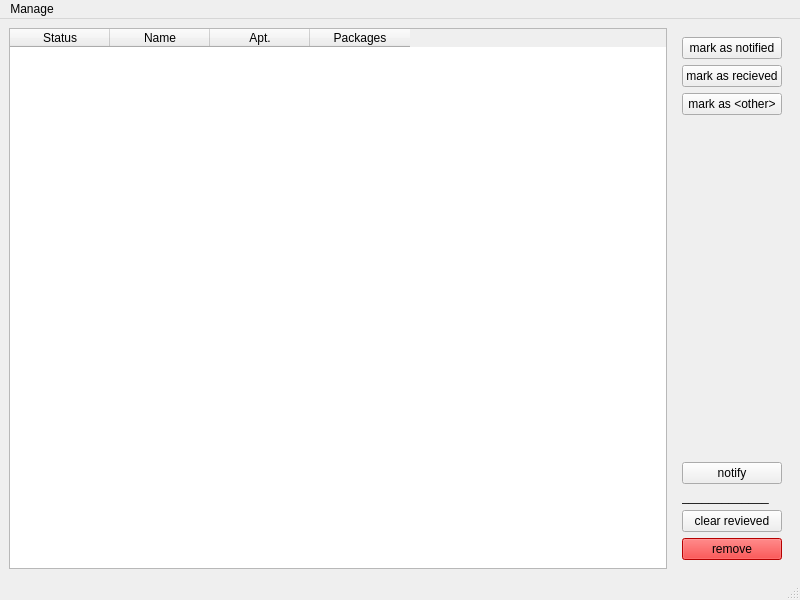
<?xml version="1.0" encoding="UTF-8"?>
<ui version="4.0">
 <class>QueueBrowser</class>
 <widget class="QMainWindow" name="QueueBrowser">
  <property name="geometry">
   <rect>
    <x>0</x>
    <y>0</y>
    <width>800</width>
    <height>600</height>
   </rect>
  </property>
  <property name="windowTitle">
   <string>MainWindow</string>
  </property>
  <widget class="QWidget" name="centralwidget">
   <layout class="QGridLayout" name="gridLayout">
    <item row="0" column="0">
     <widget class="QTableWidget" name="tableWidget">
      <column>
       <property name="text">
        <string>Status</string>
       </property>
      </column>
      <column>
       <property name="text">
        <string>Name</string>
       </property>
      </column>
      <column>
       <property name="text">
        <string>Apt.</string>
       </property>
      </column>
      <column>
       <property name="text">
        <string>Packages</string>
       </property>
      </column>
     </widget>
    </item>
    <item row="0" column="1">
     <widget class="QWidget" name="widget" native="true">
      <layout class="QVBoxLayout" name="verticalLayout">
       <item>
        <widget class="QPushButton" name="pushButton">
         <property name="text">
          <string>mark as notified</string>
         </property>
        </widget>
       </item>
       <item>
        <widget class="QPushButton" name="pushButton_2">
         <property name="text">
          <string>mark as recieved</string>
         </property>
        </widget>
       </item>
       <item>
        <widget class="QPushButton" name="pushButton_5">
         <property name="text">
          <string>mark as &lt;other&gt;</string>
         </property>
        </widget>
       </item>
       <item>
        <spacer name="verticalSpacer">
         <property name="orientation">
          <enum>Qt::Vertical</enum>
         </property>
         <property name="sizeHint" stdset="0">
          <size>
           <width>20</width>
           <height>40</height>
          </size>
         </property>
        </spacer>
       </item>
       <item>
        <widget class="QPushButton" name="pushButton_3">
         <property name="text">
          <string>notify</string>
         </property>
        </widget>
       </item>
       <item>
        <widget class="QLabel" name="label">
         <property name="text">
          <string>_____________</string>
         </property>
        </widget>
       </item>
       <item>
        <widget class="QPushButton" name="pushButton_6">
         <property name="text">
          <string>clear revieved</string>
         </property>
        </widget>
       </item>
       <item>
        <widget class="QPushButton" name="pushButton_4">
         <property name="styleSheet">
          <string notr="true">background:rgb(255, 0, 0)</string>
         </property>
         <property name="text">
          <string>remove</string>
         </property>
        </widget>
       </item>
      </layout>
     </widget>
    </item>
   </layout>
  </widget>
  <widget class="QMenuBar" name="menubar">
   <property name="geometry">
    <rect>
     <x>0</x>
     <y>0</y>
     <width>800</width>
     <height>27</height>
    </rect>
   </property>
   <widget class="QMenu" name="menuManage">
    <property name="title">
     <string>Manage</string>
    </property>
    <addaction name="actionImport"/>
    <addaction name="actionExport"/>
    <addaction name="actionUpadateRecords"/>
   </widget>
   <addaction name="menuManage"/>
  </widget>
  <widget class="QStatusBar" name="statusbar"/>
  <action name="actionImport">
   <property name="text">
    <string>Import</string>
   </property>
  </action>
  <action name="actionExport">
   <property name="text">
    <string>Export</string>
   </property>
  </action>
  <action name="actionUpadateRecords">
   <property name="text">
    <string>UpadateRecords</string>
   </property>
  </action>
 </widget>
 <resources/>
 <connections/>
</ui>
